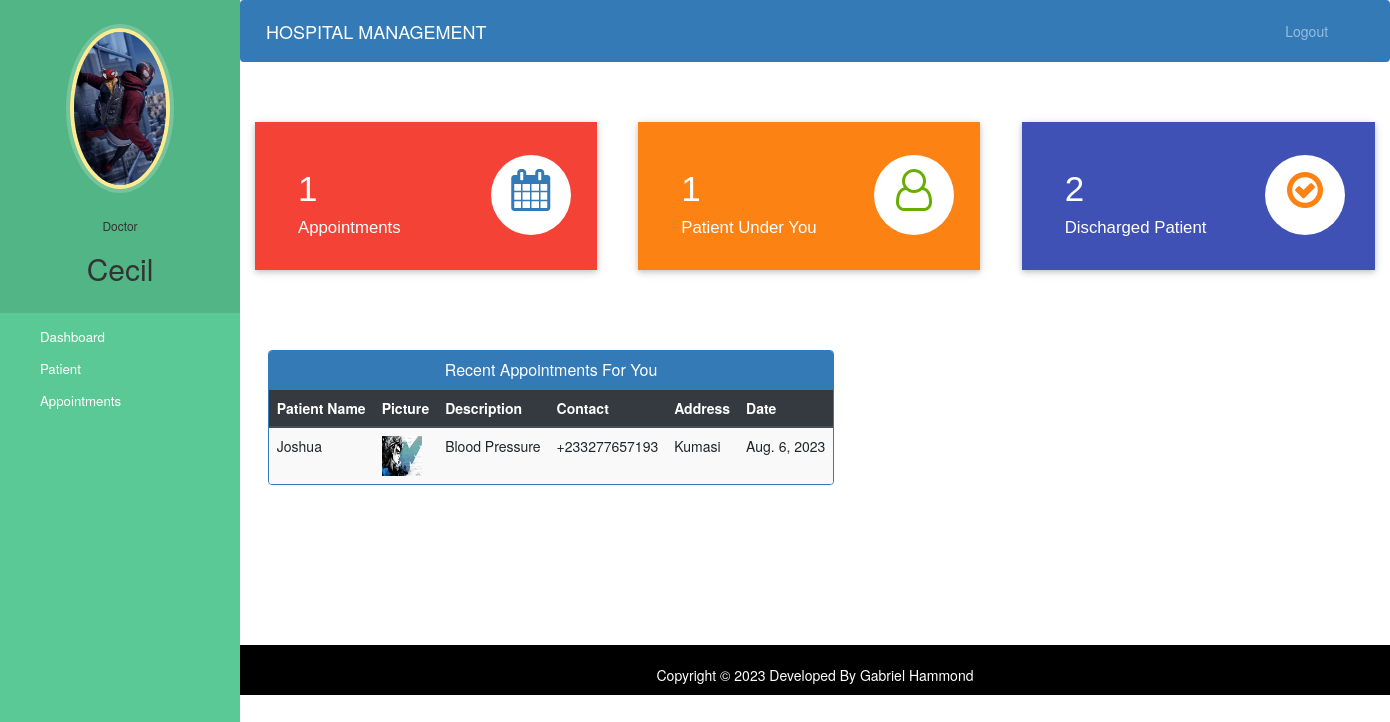
/doctor-dashboard (signed in), run on the app's committed database.
### hospital/models.py (models this page shows, shortened)
class Doctor(models.Model):
    user=models.OneToOneField(User,on_delete=models.CASCADE)
    profile_pic= models.ImageField(upload_to='profile_pic/DoctorProfilePic/',null=True,blank=True)
    address = models.CharField(max_length=40)
    mobile = models.CharField(max_length=20,null=True)
    department= models.CharField(max_length=50,choices=departments,default='Cardiologist')
    status=models.BooleanField(default=False)

class Appointment(models.Model):
    patientId=models.PositiveIntegerField(null=True)
    doctorId=models.PositiveIntegerField(null=True)
    patientName=models.CharField(max_length=40,null=True)
    doctorName=models.CharField(max_length=40,null=True)
    appointmentDate=models.DateField(auto_now=True)
    description=models.TextField(max_length=500)
    status=models.BooleanField(default=False)

class Patient(models.Model):
    user=models.OneToOneField(User,on_delete=models.CASCADE)
    profile_pic= models.ImageField(upload_to='profile_pic/PatientProfilePic/',null=True,blank=True)
    address = models.CharField(max_length=40)
    mobile = models.CharField(max_length=20,null=False)
    symptoms = models.CharField(max_length=100,null=False)
    assignedDoctorId = models.PositiveIntegerField(null=True)
    admitDate=models.DateField(auto_now=True)
    status=models.BooleanField(default=False)

### hospital/views.py (the view)
# urls.py: path('doctor-dashboard', views.doctor_dashboard_view,name='doctor-dashboard'),
@login_required(login_url='doctorlogin')
@user_passes_test(is_doctor)
def doctor_dashboard_view(request):
    patientcount=models.Patient.objects.all().filter(status=True,assignedDoctorId=request.user.id).count()
    appointmentcount=models.Appointment.objects.all().filter(status=True,doctorId=request.user.id).count()
    patientdischarged=models.PatientDischargeDetails.objects.all().distinct().filter(assignedDoctorName=request.user.first_name).count()
    appointments=models.Appointment.objects.all().filter(status=True,doctorId=request.user.id).order_by('-id')
    patientid=[]
    for a in appointments:
        patientid.append(a.patientId)
    patients=models.Patient.objects.all().filter(status=True,user_id__in=patientid).order_by('-id')
    appointments=zip(appointments,patients)
    mydict={
    'patientcount':patientcount,
    'appointmentcount':appointmentcount,
    'patientdischarged':patientdischarged,
    'appointments':appointments,
    'doctor':models.Doctor.objects.get(user_id=request.user.id), #for profile picture of doctor in sidebar
    }
    return render(request,'hospital/doctor_dashboard.html',context=mydict)

### hospital/views.py (called while the page is built)
def is_doctor(user):
    return user.groups.filter(name='DOCTOR').exists()

### templates/hospital/doctor_dashboard.html
{% extends 'hospital/doctor_base.html' %}
{% load static %}
{% block content %}
{%include 'hospital/doctor_dashboard_cards.html'%}
<br><br><br><br>
<div class="container">
  <div class="row">
    <div class="panel panel-primary" style="margin-left:2%;">
      <div class="panel-heading" style="text-align:center;">
        <h6 class="panel-title">Recent Appointments For You</h6>
      </div>
      <table class="table table-hover table-striped" id="dev-table">
        <thead class="thead-dark">
          <tr>
            <th>Patient Name</th>
            <th>Picture</th>
            <th>Description</th>
            <th>Contact</th>
            <th>Address</th>
            <th>Date</th>
          </tr>
        </thead>
        {% for a,p in appointments %}
        <tr>
          <td>{{a.patientName}}</td>
          <td> <img src="{% static p.profile_pic.url %}" alt="Profile Pic" height="40px" width="40px" /></td>
          <td>{{a.description}}</td>
          <td>{{p.mobile}}</td>
          <td>{{p.address}}</td>
          <td>{{a.appointmentDate}}</td>
        </tr>
        {% endfor %}
      </table>
    </div>
  </div>
</div>
{% endblock content %}

### templates/hospital/doctor_base.html (shortened to what this page needs)
<!DOCTYPE html>
{% load static %}
<html lang="en">
  <head>
    <link
      rel="stylesheet"
      href="https://stackpath.bootstrapcdn.com/bootstrap/4.3.1/css/bootstrap.min.css"
    />
    <link
      rel="stylesheet"
      href="https://maxcdn.bootstrapcdn.com/font-awesome/4.7.0/css/font-awesome.min.css"
    />
  </head>
  <body>
    <nav class="menu" tabindex="0">
      <header class="avatar">
        <img src="{% static doctor.profile_pic.url %}" alt="Profile Pic" />
        <br /><br />
        <h6>Doctor</h6>
        <h2>{{request.user.first_name}}</h2>
      </header>
      <ul>
        <li tabindex="0" class="icon-dashboard">
          <a
            style="color: white; text-decoration: none"
            href="/doctor-dashboard"
            ><span>Dashboard</span></a
          >
        </li>
        <li tabindex="0" class="icon-users">
          <a style="color: white; text-decoration: none" href="/doctor-patient"
            ><span>Patient</span></a
          >
        </li>
        <li tabindex="0" class="icon-calendar">
          <a
            style="color: white; text-decoration: none"
            href="/doctor-appointment"
            ><span>Appointments</span></a
          >
        </li>
      </ul>
    </nav>
    <main>
      <div class="bs-example">
        <nav
          class="navbar navbar-expand-md navbar-dark fixed-top"
          style="background: #337ab7"
        >
          <a href="/doctor-dashboard" class="navbar-brand"
            >HOSPITAL MANAGEMENT</a
          >
          <div
            class="collapse navbar-collapse justify-content-between"
            id="navbarCollapse"
          >
            <div class="navbar-nav" style="margin-left: 90%">
              <a href="/logout" class="nav-item nav-link">Logout</a>
            </div>
          </div>
        </nav>
      </div>
      <br /><br />
      {% block content %} {% endblock content %}
      <br /><br /><br /><br /><br /><br /><br />
      <footer>
        <br />
        <div class="container">
          <div class="row">
            <div class="col-md-12 col-sm-12">
              <div style="color: #ffffff" class="wow fadeInUp footer-copyright">
                <p>Copyright &copy; 2023 Developed By Gabriel Hammond</p>
              </div>
            </div>
          </div>
        </div>
      </footer>
    </main>
  </body>
</html>

### templates/hospital/doctor_base.html (style rules this page uses)
a:link { text-decoration: none; }
a { color: white; }
footer { padding: 0px 0px 0px 0px; background-color: black; margin: 0px; }
p { text-align: center; }
body { padding-left: 240px; }
main { position: relative; height: 100vh; }
.menu { background: #5bc995; height: 100vh; width: 240px; position: fixed; top: 0px; left: 0; z-index: 5; outline: none; }
.menu .avatar { background: rgba(0, 0, 0, 0.1); padding: 2em 0.5em; text-align: center; }
.menu .avatar img { width: 100px; border-radius: 50%; overflow: hidden; border: 4px solid #ffea92; box-shadow: 0 0 0 4px rgba(255, 255, 255, 0.2); }
.menu .avatar h2 { font-weight: normal; margin-bottom: 0; }
.menu ul { list-style: none; padding: 0.5em 0; margin: 0; }
.menu ul li { padding: 0.5em 1em 0.5em 3em; font-size: 0.95em; font-weight: regular; background-repeat: no-repeat; background-position: left 15px center; background-size: auto 20px; transition: all 0.15s linear; cursor: pointer; }
.menu ul li.icon-dashboard { background-image: url("http://www.entypo.com/images//gauge.svg"); }
.menu ul li.icon-users { background-image: url("http://www.entypo.com/images//users.svg"); }
.menu ul li.icon-calendar { background-image: url("http://www.entypo.com/images//calendar.svg"); }

### data on the page
Doctor: profile_pic (picture)
Appointment: patientName "Joshua", profile_pic (picture), description "Blood Pressure", mobile "+233277657193", address "Kumasi", appointmentDate "Aug. 6, 2023"

### other printed values
{{ request.user.first_name }} "Cecil"
{{ appointmentcount }} "1"
{{ patientcount }} "1"
{{ patientdischarged }} "2"
